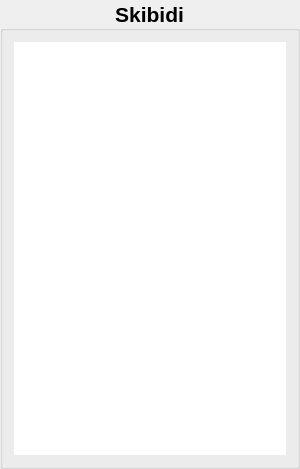
<?xml version="1.0" encoding="UTF-8"?>
<ui version="4.0">
 <class>AlgorithmSelectionBox</class>
 <widget class="QGroupBox" name="AlgorithmSelectionBox">
  <property name="geometry">
   <rect>
    <x>0</x>
    <y>0</y>
    <width>300</width>
    <height>469</height>
   </rect>
  </property>
  <property name="sizePolicy">
   <sizepolicy hsizetype="Preferred" vsizetype="Preferred">
    <horstretch>0</horstretch>
    <verstretch>0</verstretch>
   </sizepolicy>
  </property>
  <property name="maximumSize">
   <size>
    <width>16777215</width>
    <height>16777215</height>
   </size>
  </property>
  <property name="font">
   <font>
    <pointsize>16</pointsize>
    <bold>true</bold>
   </font>
  </property>
  <property name="windowTitle">
   <string>GroupBox</string>
  </property>
  <property name="title">
   <string>Skibidi</string>
  </property>
  <property name="alignment">
   <set>Qt::AlignmentFlag::AlignCenter</set>
  </property>
  <layout class="QVBoxLayout" name="verticalLayout">
   <item>
    <widget class="NoClickQTxtBrowser" name="txtBrowser">
     <property name="sizePolicy">
      <sizepolicy hsizetype="Expanding" vsizetype="MinimumExpanding">
       <horstretch>0</horstretch>
       <verstretch>0</verstretch>
      </sizepolicy>
     </property>
     <property name="minimumSize">
      <size>
       <width>0</width>
       <height>0</height>
      </size>
     </property>
     <property name="font">
      <font>
       <pointsize>9</pointsize>
       <bold>false</bold>
      </font>
     </property>
     <property name="frameShape">
      <enum>QFrame::Shape::NoFrame</enum>
     </property>
     <property name="frameShadow">
      <enum>QFrame::Shadow::Plain</enum>
     </property>
     <property name="lineWidth">
      <number>0</number>
     </property>
     <property name="verticalScrollBarPolicy">
      <enum>Qt::ScrollBarPolicy::ScrollBarAlwaysOff</enum>
     </property>
     <property name="horizontalScrollBarPolicy">
      <enum>Qt::ScrollBarPolicy::ScrollBarAlwaysOff</enum>
     </property>
     <property name="sizeAdjustPolicy">
      <enum>QAbstractScrollArea::SizeAdjustPolicy::AdjustToContentsOnFirstShow</enum>
     </property>
     <property name="markdown">
      <string/>
     </property>
    </widget>
   </item>
  </layout>
 </widget>
 <customwidgets>
  <customwidget>
   <class>NoClickQTxtBrowser</class>
   <extends>QTextBrowser</extends>
   <header>Widgets/noclickqtxtbrowser.h</header>
  </customwidget>
 </customwidgets>
 <resources/>
 <connections/>
</ui>
